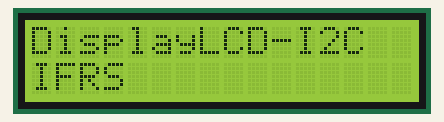
The sketch below on a simulated Arduino Uno, built with avr-gcc and run on an emulated ATmega328P. Parts: 16×2 character LCD.

Above: at 0.1 s.
At 2.1 s:
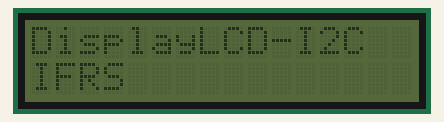

Measured:
- what the display in image 1 shows lasts 1.0 s, from 2.1 s to 3.1 s

The sketch:

I2C_DisplayLCD.ino
```cpp
#include <Wire.h>
#include <LiquidCrystal_I2C.h>

// Inicializa o display no endereco 0x3F
LiquidCrystal_I2C lcd(0x3F,2,1,0,4,5,6,7,3, POSITIVE);

void setup()
{
 lcd.begin (16,2);
}

void loop()
{
  lcd.setBacklight(HIGH);
  lcd.setCursor(0,0);
  lcd.print("DisplayLCD-I2C");
  lcd.setCursor(0,1);
  lcd.print("IFRS");
  delay(2000);
  lcd.setBacklight(LOW);
  delay(1000);
}
```
